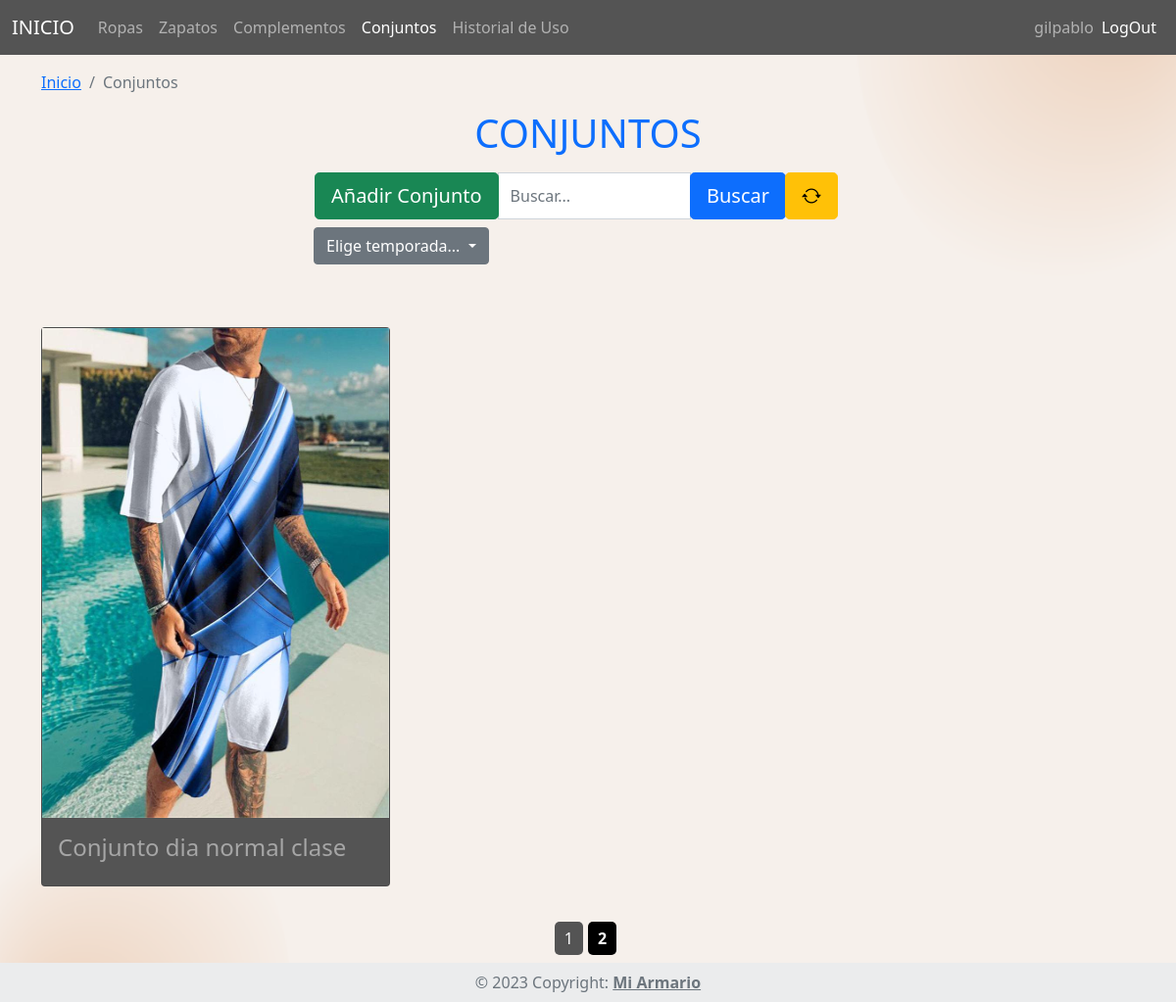
The page /miArmario/conjunto?url=conjunto&pagina=2 (signed in) on the database its author committed.
### tables this page shows
CREATE TABLE `conjunto` (
  `id` int(11) NOT NULL,
  `nombre` varchar(100) NOT NULL,
  `descripcion` varchar(500) DEFAULT NULL,
  `fecha_creacion` date NOT NULL,
  `imagen_conjunto` varchar(100) DEFAULT NULL,
  `id_usuario` int(11) NOT NULL
);

### miArmario/App/librerias/Core.php (called while the page is built, shortened)
<?php
class Core{
    protected $metodoActual = 'index';
    public function __construct(){
        $url = $this->getUrl();
        if(isset($url[0])){
			if(file_exists('../App/controladores/'.ucwords($url[0]).'.php')){
				unset($url[0]);
			}
		}
		$this->controladorActual = new $this->controladorActual;
		$this->parametros = $url ? array_values($url) : [];
		call_user_func_array([$this->controladorActual,$this->metodoActual], $this->parametros);
    }
    public function getUrl(){
        if(isset($_GET['url'])){
            $url = ltrim($_GET['url'],'/');
            $url = filter_var($url,FILTER_SANITIZE_URL);
            $url = explode('/',$url);
            return $url;
        }
    }
}

### miArmario/public/index.php (called while the page is built, shortened)
<?php
$iniciar = new Core;

### miArmario/App/librerias/Base.php (called while the page is built, shortened)
<?php
    class Base {
        private $host = DB_HOST;
        private $usuario = DB_USUARIO;
        private $password = DB_PASSWORD;
        private $nombre_base = DB_NOMBRE;
        private $charset = 'utf8mb4';
        private $dbh;
        private $stmt;
        public function __construct(){
            $dsn = "mysql:host=$this->host;dbname=$this->nombre_base;charset=$this->charset";
            $opciones = array(
                PDO::ATTR_PERSISTENT => true,
                PDO::ATTR_ERRMODE => PDO::ERRMODE_EXCEPTION
            );
            try {
                $this->dbh = new PDO($dsn, $this->usuario, $this->password, $opciones);
            } catch (PDOException $e) {
                $this->error = $e->getMessage();
                echo $this->error;
            }
        }
        public function query($sql){
            $this->stmt = $this->dbh->prepare($sql);
        }
        public function bind($parametro,$valor,$tipo = null){
            if (is_null($tipo)) {
                switch (true) {
                    case is_int($valor):
                        $tipo = PDO::PARAM_INT;
                        break;
                }
            }
            $this->stmt->bindValue($parametro,$valor,$tipo);
        }
        public function execute(){
            return $this->stmt->execute();
        }
        public function registros(){
            $this->execute();
            return $this->stmt->fetchAll(PDO::FETCH_OBJ);
        }
    }

### miArmario/App/modelos/ConjuntoModelo.php (called while the page is built, shortened)
<?php
class ConjuntoModelo {
    private $db;
    public function __construct(){
        $this->db = new Base;
    }
    public function getConjuntos($id_usuario){
        $this->db->query("SELECT * FROM conjunto WHERE id_usuario = :id_usuario;");
        $this->db->bind(':id_usuario',$id_usuario);
        return $this->db->registros();
    }
    public function getTemporadas(){
        $this->db->query("SELECT * FROM temporada;");
        return $this->db->registros();
    }
}

### miArmario/App/vistas/conjuntos/index.php (the view, shortened to what this page needs)
<?php require_once RUTA_APP.'/vistas/inc/header.php' ?>
<div class="container">
    <nav aria-label="breadcrumb">
        <ol class="breadcrumb">
            <li class="breadcrumb-item"><a href="<?php echo RUTA_URL ?>">Inicio</a></li>
            <li class="breadcrumb-item active" aria-current="page">Conjuntos</li>
        </ol>
    </nav>
    <div class="row">
        <div class="col-12">
            <h1 class="mb-3 text-primary text-center">CONJUNTOS</h1>
        </div>
        <div class="row justify-content-center">
            <div class="col-lg-6">
                <form class="input-group" method="GET" action="">
                    <div class="input-group pb-2">
                        <div class="input-group-prepend">
                            <a href="<?php echo RUTA_URL ?>/conjunto/add_conjunto" class="btn btn-success btn-lg" type="button">Añadir Conjunto</a>
                        </div>
                        <input type="text" class="form-control" id="busqueda" name="busqueda" placeholder="Buscar...">
                        <div class="input-group-append">
                            <button class="btn btn-primary btn-lg" type="submit" >Buscar</button>
                        </div>
                        <div class="input-group-append">
                            <a href="<?php echo RUTA_URL ?>/conjunto" class="btn btn-warning btn-lg" ><i class="bi bi-arrow-repeat"></i></a>
                        </div>
                    </div>
                    <div class="form-group">
                        <div class="dropdown">
                            <button class="btn btn-secondary dropdown-toggle" type="button" id="dropTemp" data-toggle="dropdown" aria-haspopup="true" aria-expanded="false">
                                Elige temporada...
                            </button>
                        </div>
                    </div>
                </form>
            </div>
        </div>
        <?php
        $totalElementos = count($datos['conjuntosPrenda']);
        $elementosPorPagina = 3;
        $totalPaginas = ceil($totalElementos / $elementosPorPagina);
        $paginaActual = isset($_GET['pagina']) ? $_GET['pagina'] : 1;
        $indiceInicial = ($paginaActual - 1) * $elementosPorPagina;
        $indiceFinal = $indiceInicial + $elementosPorPagina - 1;
        for ($i = $indiceInicial; $i <= $indiceFinal && $i < $totalElementos; $i++) {
            $conjuntosPrenda = $datos['conjuntosPrenda'][$i]; ?>
            <div class="col-12 col-md-6 col-lg-4 pt-5">
                <a href="<?php echo RUTA_URL ?>/conjunto/ver_conjunto/<?php echo $conjuntosPrenda->id ?>" style="text-decoration: none;">
                    <div class="card my-3" style="background-color: #545454;">
                        <?php if (!empty($conjuntosPrenda->imagen_conjunto)) : ?>
                            <img id="imgPrendas" style="height: 500px;" src="<?php echo RUTA_URL?>/img_conjuntos/<?php echo $conjuntosPrenda->id.$conjuntosPrenda->imagen_conjunto ?>.png" class="card-image-top" alt="thumbnail">
                        <?php else : ?>
                            <img id="imgPrendas" style="height: 500px;" src="<?php echo RUTA_URL?>/img_conjuntos/maniqui_conjutos.png" class="card-image-top" alt="thumbnail">
                        <?php endif ?>
                        <div class="card-body">
                            <h4 class="card-title" style="color: #A6A6A6;"><?php echo $conjuntosPrenda->nombre ?></h4>
                        </div>
                    </div>
                </a>
            </div>
        <?php } ?>
        <?php if ($totalPaginas > 1) {
            ?>
            <div class="paginacion">
                <?php for ($i = 1; $i <= $totalPaginas; $i++) {
                    $parametrosURL = $_GET;
                    $parametrosURL['pagina'] = $i;
                    $url = '?' . http_build_query($parametrosURL);
                    ?>
                    <a href="<?php echo $url; ?>" <?php if ($i == $paginaActual) { echo 'class="active"'; } ?>>
                        <?php echo $i; ?>
                    </a>
                <?php } ?>
            </div>
        <?php } ?>
    </div>
</div>
<?php require_once RUTA_APP.'/vistas/inc/footer.php' ?>

### miArmario/public/css/estilos.css (style rules this page uses)
body { background-repeat: no-repeat; background-size: cover; }
.paginacion { display: flex; justify-content: center; margin-top: 20px; }
.paginacion a { display: inline-block; padding: 5px 10px; margin-right: 5px; text-decoration: none; color: #ffffff; background-color: #545454; border-radius: 5px; }
.paginacion a.active { background-color: #000000; font-weight: bold; }

### rows shown on the page
conjunto: imagen_conjunto (picture), nombre "Conjunto dia normal clase"

### other values the page prints
$datos['usuarioSesion']->username "gilpablo"
